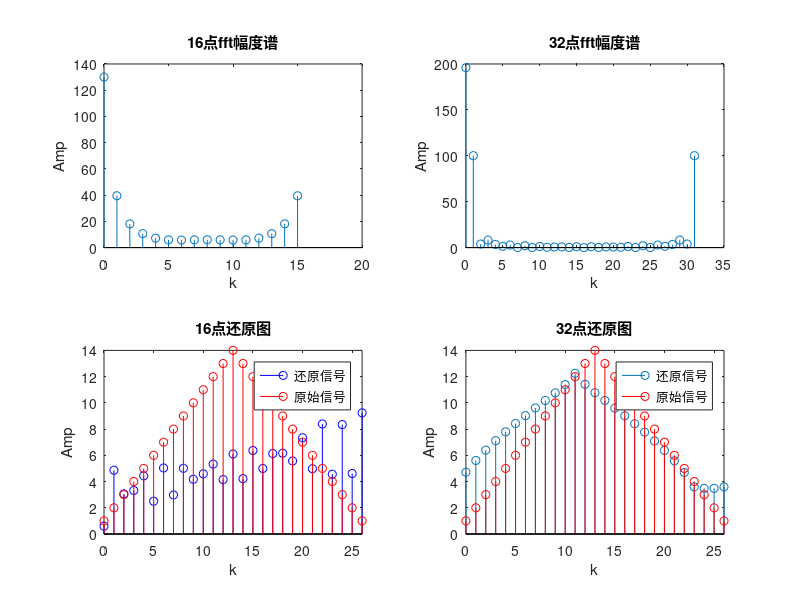

The MATLAB source for this figure:
x_n = @(n) (n+1).*(0<=n&n<=13)+(27-n).*(14<=n&n<=26);
index_short = linspace(0,15,16);
index_long = linspace(0,31,32);
index_src = linspace(0,26,27);
data_src = x_n(index_src);
fft_short = fft(data_src, 16);
fft_long = fft(data_src, 32);
ifft_short = ifft(fft_short,27);
ifft_long = ifft(fft_long,27);
%%%%
subplot(2,2,1);
stem(index_short, abs(fft_short));
xlabel('k');
ylabel('Amp');
title('16点fft幅度谱');
%%%%
subplot(2,2,2);
stem(index_long, abs(fft_long));
xlabel('k');
ylabel('Amp');
title('32点fft幅度谱');
%%%%
subplot(2,2,3);
stem(index_src, abs(ifft_short),'b');
hold on;
stem(index_src, data_src, 'r');
xlabel('k');
ylabel('Amp');
title('16点还原图');
xlim([0 26]);
legend('还原信号','原始信号');
%%%%
subplot(2,2,4);
stem(index_src, abs(ifft_long));
hold on;
stem(index_src, data_src, 'r');
xlabel('k');
ylabel('Amp');
title('32点还原图');
xlim([0 26]);
legend('还原信号','原始信号');
%%%%